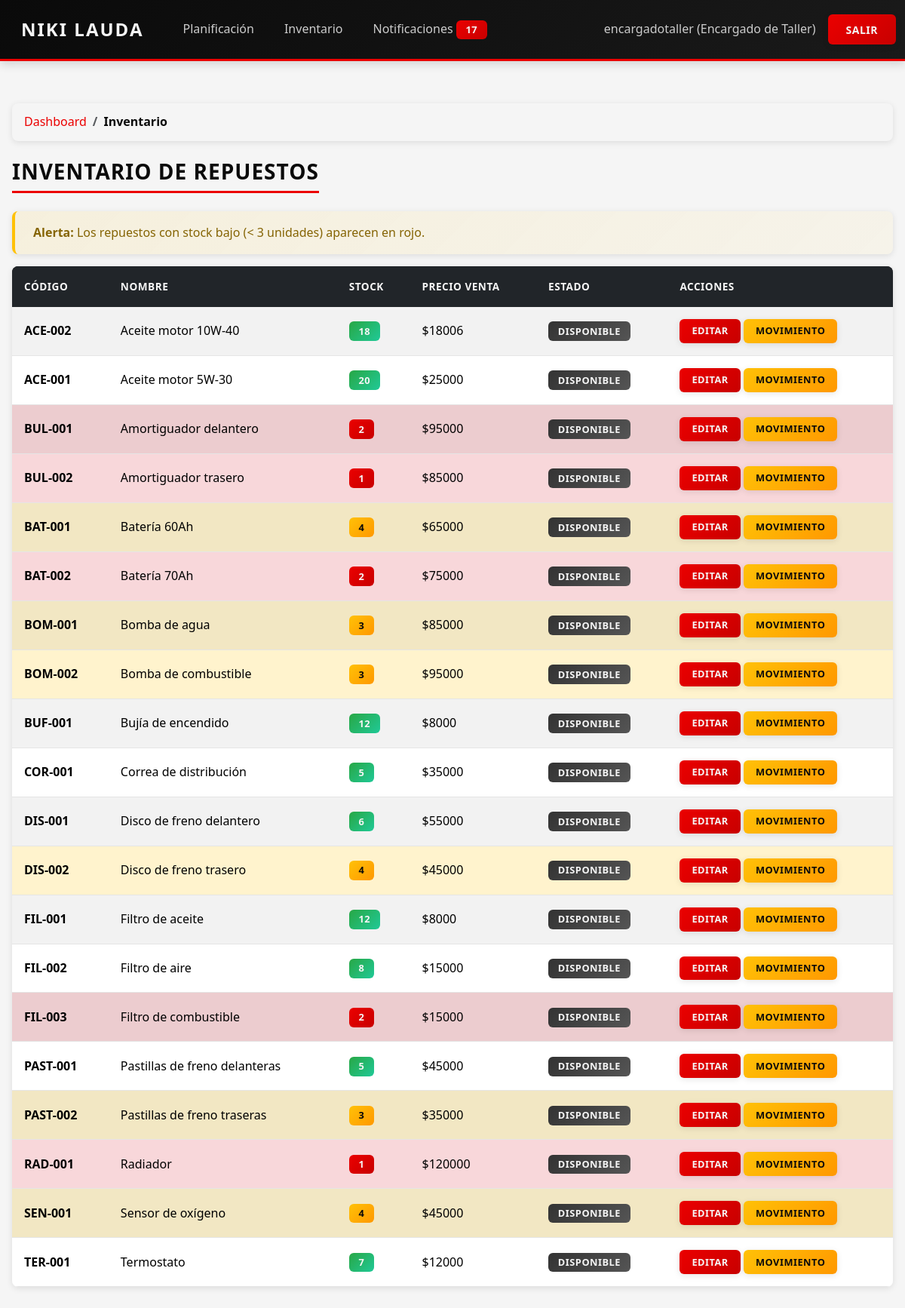
Screenshot of /inventario/ (signed in) with the database file from the repository.
### core/models.py (models this page shows, shortened)
class PerfilUsuario(models.Model):
    usuario = models.OneToOneField(settings.AUTH_USER_MODEL, on_delete=models.CASCADE)
    rol = models.CharField(max_length=30, choices=RolUsuario.choices)

class Repuesto(models.Model):
    ESTADO_CHOICES = [
        ("DISPONIBLE", "Disponible"),
        ("AGOTADO", "Agotado"),
        ("DESCONTINUADO", "Descontinuado"),
    ]
    codigo = models.CharField(max_length=50, unique=True)
    nombre = models.CharField(max_length=150)
    descripcion = models.TextField(blank=True, null=True)
    marca = models.CharField(max_length=100, blank=True, null=True)
    fabricante = models.CharField(max_length=100, blank=True, null=True)
    modelo_compatible = models.CharField(max_length=150, blank=True, null=True)
    compatibilidad = models.CharField(
        max_length=200,
        blank=True,
        null=True,
        help_text="Descripción general de compatibilidad."
    )
    stock = models.PositiveIntegerField(default=0)
    ubicacion_bodega = models.CharField(max_length=100, blank=True, null=True)
    precio_compra = models.PositiveIntegerField()
    precio_venta = models.PositiveIntegerField()
    fecha_ingreso = models.DateField()
    proveedor = models.ForeignKey(Proveedor, on_delete=models.SET_NULL, null=True, blank=True)
    estado = models.CharField(max_length=20, choices=ESTADO_CHOICES, default="DISPONIBLE")

### core/views.py (the view)
# urls.py: path("inventario/", views.inventario, name="inventario"),
@login_required
@requiere_rol("ENCARGADO_BODEGA", "ENCARGADO_TALLER")
def inventario(request):
    inventory_manager = InventoryManager()
    repuestos = Repuesto.objects.all().order_by("nombre")
    repuestos_stock_bajo = inventory_manager.verificar_stock_bajo(umbral=3)
    for repuesto in repuestos_stock_bajo:
        inventory_manager.crear_alerta_stock_bajo(
            repuesto=repuesto,
            emisor=request.user.perfilusuario
        )
    return render(request, "core/inventario/inventario.html", {
        "repuestos": repuestos,
    })

### core/context_processors.py (called while the page is built)
def notificaciones(request):
    context = {
        'notif_no_leidas': 0,
    }
    if request.user.is_authenticated:
        try:
            perfil = request.user.perfilusuario
            context['notif_no_leidas'] = perfil.notificaciones_recibidas.filter(leida=False).count()
        except (PerfilUsuario.DoesNotExist, AttributeError):
            pass
    return context

### core/services/inventory_manager.py (called while the page is built, shortened)
    def verificar_stock_bajo(self, umbral: int = 3) -> List[Repuesto]:
        return list(Repuesto.objects.filter(stock__lt=umbral))

    def crear_alerta_stock_bajo(self, repuesto: Repuesto, emisor: PerfilUsuario) -> Optional[Notificacion]:
        hace_24h = timezone.now() - timedelta(hours=24)
        if Notificacion.objects.filter(
            tipo=TipoNotificacion.MENSAJE_GENERAL,
            orden__isnull=True,
            mensaje__contains=f"Repuesto {repuesto.nombre} bajo en stock",
            creada_en__gte=hace_24h
        ).exists():
            return None

### core/templates/core/inventario/inventario.html
{% extends "core/base.html" %}
{% block content %}
<nav aria-label="breadcrumb" class="mb-3">
    <ol class="breadcrumb">
        <li class="breadcrumb-item"><a href="{% url 'dashboard' %}">Dashboard</a></li>
        <li class="breadcrumb-item active">Inventario</li>
    </ol>
</nav>
<h3>Inventario de Repuestos</h3>
{% if repuestos %}
    <div class="alert alert-warning">
        <strong>Alerta:</strong> Los repuestos con stock bajo (< 3 unidades) aparecen en rojo.
    </div>
    <table class="table table-striped table-hover">
        <thead class="table-dark">
            <tr>
                <th>Código</th>
                <th>Nombre</th>
                <th>Stock</th>
                <th>Precio Venta</th>
                <th>Estado</th>
                <th>Acciones</th>
            </tr>
        </thead>
        <tbody>
            {% for r in repuestos %}
            <tr class="{% if r.stock < 3 %}table-danger{% elif r.stock < 5 %}table-warning{% endif %}">
                <td><strong>{{ r.codigo }}</strong></td>
                <td>{{ r.nombre }}</td>
                <td>
                    <span class="badge {% if r.stock < 3 %}bg-danger{% elif r.stock < 5 %}bg-warning{% else %}bg-success{% endif %}">
                        {{ r.stock }}
                    </span>
                </td>
                <td>${{ r.precio_venta|floatformat:0 }}</td>
                <td>
                    <span class="badge bg-secondary">{{ r.get_estado_display }}</span>
                </td>
                <td>
                    {% if user.is_authenticated and user.perfilusuario %}
                        {% if user.perfilusuario.rol == "ENCARGADO_BODEGA" or user.perfilusuario.rol == "ENCARGADO_TALLER" %}
                        <a href="{% url 'editar_repuesto' r.id %}" class="btn btn-primary btn-sm">
                            Editar
                        </a>
                        <a href="{% url 'movimiento_repuesto' r.id %}" class="btn btn-warning btn-sm">
                            Movimiento
                        </a>
                        {% endif %}
                    {% endif %}
                </td>
            </tr>
            {% endfor %}
        </tbody>
    </table>
{% else %}
    <div class="alert alert-info">
        No hay repuestos registrados en el inventario.
    </div>
{% endif %}
{% endblock %}

### core/templates/core/navbar.html (shortened to what this page needs)
<nav class="navbar navbar-expand-lg navbar-dark bg-dark">
    <div class="container-fluid">
        <a class="navbar-brand" href="{% url 'dashboard' %}">Niki Lauda</a>
        <ul class="navbar-nav me-auto">
            {% if user.is_authenticated and user.perfilusuario %}
                {% if user.perfilusuario.rol == "ENCARGADO_TALLER" %}
                    <li class="nav-item">
                        <a class="nav-link" href="{% url 'planificacion' %}">Planificación</a>
                    </li>
                    <li class="nav-item">
                        <a class="nav-link" href="{% url 'inventario' %}">Inventario</a>
                    </li>
                {% endif %}
                <li class="nav-item">
                    <a class="nav-link" href="{% url 'notificaciones' %}">
                        Notificaciones
                        {% if notif_no_leidas > 0 %}
                            <span class="badge bg-danger">{{ notif_no_leidas }}</span>
                        {% endif %}
                    </a>
                </li>
            {% endif %}
        </ul>
        {% if user.is_authenticated %}
            <span class="navbar-text text-white me-3">
                {{ user.username }}{% if user.perfilusuario %} ({{ user.perfilusuario.get_rol_display }}){% endif %}
            </span>
            <a class="btn btn-danger" href="{% url 'logout' %}">Salir</a>
        {% else %}
            <a class="btn btn-primary" href="{% url 'login' %}">Iniciar Sesión</a>
            <a class="btn btn-outline-light ms-2" href="{% url 'registro' %}">Registrarse</a>
        {% endif %}
    </div>
</nav>

### core/static/core/style.css (style rules this page uses)
:root { --color-negro: #0A0A0A; --color-rojo: #EB0000; --color-blanco: #F5F5F5; --color-gris: #CCCCCC; --color-gris-oscuro: #333333; --color-gris-claro: #E5E5E5; --sombra-suave: 0 2px 8px rgba(0, 0, 0, 0.1); --sombra-media: 0 4px 12px rgba(0, 0, 0, 0.15); --sombra-fuerte: 0 6px 20px rgba(235, 0, 0, 0.2); --transicion: none; }
* { margin: 0; padding: 0; box-sizing: border-box; }
body { font-family: 'Segoe UI', Tahoma, Geneva, Verdana, sans-serif; background-color: var(--color-blanco); color: var(--color-negro); line-height: 1.6; min-height: 100vh; }
.navbar { background: linear-gradient(135deg, var(--color-negro) 0%, #1a1a1a 100%) !important; border-bottom: 3px solid var(--color-rojo); box-shadow: var(--sombra-media); padding: 0.75rem 0; }
.navbar-brand { font-weight: 700; font-size: 1.5rem; color: var(--color-blanco) !important; text-transform: uppercase; letter-spacing: 2px; padding: 0.5rem 1rem; }
.nav-link { color: var(--color-gris) !important; font-weight: 500; padding: 0.5rem 1rem !important; border-radius: 4px; margin: 0 0.25rem; }
.navbar-text { color: var(--color-gris) !important; font-weight: 500; }
.badge { background-color: var(--color-rojo) !important; color: var(--color-blanco) !important; padding: 0.25rem 0.5rem; border-radius: 12px; font-size: 0.75rem; font-weight: 600; }
.btn { border-radius: 6px; font-weight: 600; padding: 0.6rem 1.5rem; border: none; text-transform: uppercase; letter-spacing: 0.5px; font-size: 0.875rem; }
.btn-primary { background: linear-gradient(135deg, var(--color-rojo) 0%, #c80000 100%); color: var(--color-blanco); box-shadow: var(--sombra-suave); }
.btn-danger { background: linear-gradient(135deg, var(--color-rojo) 0%, #c80000 100%); color: var(--color-blanco); box-shadow: var(--sombra-suave); }
.btn-warning { background: linear-gradient(135deg, #ffc107 0%, #ff9800 100%); color: var(--color-negro); box-shadow: var(--sombra-suave); }
.btn-sm { padding: 0.4rem 1rem; font-size: 0.8rem; }
.bg-dark h3, .bg-dark h5, .bg-dark h1, .bg-dark h2, .bg-dark h4, .bg-dark h6, .bg-dark .h3, .bg-dark .h5, .table-dark h3, .table-dark h5, .table-dark th { color: var(--color-blanco) !important; }
.table { background: var(--color-blanco); border-radius: 8px; overflow: hidden; box-shadow: var(--sombra-suave); }
.table thead { background: linear-gradient(135deg, var(--color-negro) 0%, #1a1a1a 100%); color: var(--color-blanco); }
.table thead th { border: none; padding: 1rem; font-weight: 600; text-transform: uppercase; letter-spacing: 0.5px; font-size: 0.85rem; }
.table tbody tr { border-bottom: 1px solid var(--color-gris-claro); }
.table tbody td { padding: 1rem; vertical-align: middle; }
.table-danger { background-color: rgba(235, 0, 0, 0.1) !important; }
.table-warning { background-color: rgba(255, 193, 7, 0.1) !important; }
.breadcrumb { background: var(--color-blanco); border-radius: 8px; padding: 0.75rem 1rem; box-shadow: var(--sombra-suave); margin-bottom: 1.5rem; }
.breadcrumb-item a { color: var(--color-rojo); text-decoration: none; font-weight: 500; }
.breadcrumb-item.active { color: var(--color-negro); font-weight: 600; }
.alert { border-radius: 8px; border: none; padding: 1rem 1.5rem; box-shadow: var(--sombra-suave); font-weight: 500; }
.alert-warning { background: linear-gradient(135deg, rgba(255, 193, 7, 0.1) 0%, rgba(255, 193, 7, 0.05) 100%); color: #856404; border-left: 4px solid #ffc107; }
h3 { color: var(--color-negro); font-weight: 700; margin-bottom: 1.5rem; text-transform: uppercase; letter-spacing: 1px; border-bottom: 3px solid var(--color-rojo); padding-bottom: 0.5rem; display: inline-block; }
.badge { padding: 0.4rem 0.8rem; border-radius: 6px; font-weight: 600; font-size: 0.8rem; text-transform: uppercase; letter-spacing: 0.5px; }
.bg-success { background: linear-gradient(135deg, #28a745 0%, #20c997 100%) !important; }
.bg-warning { background: linear-gradient(135deg, #ffc107 0%, #ff9800 100%) !important; color: var(--color-negro) !important; }
.bg-danger { background: linear-gradient(135deg, var(--color-rojo) 0%, #c80000 100%) !important; }
.bg-secondary { background: linear-gradient(135deg, var(--color-gris-oscuro) 0%, #555555 100%) !important; }
.mb-3 { margin-bottom: 1rem !important; }
.me-3 { margin-right: 1rem !important; }
a { color: var(--color-rojo); text-decoration: none; }

### rows the page displays
Repuesto: codigo "ACE-002", nombre "Aceite motor 10W-40", stock "18", precio_venta "18006", estado "DISPONIBLE"
Repuesto: codigo "ACE-001", nombre "Aceite motor 5W-30", stock "20", precio_venta "25000", estado "DISPONIBLE"
Repuesto: codigo "BUL-001", nombre "Amortiguador delantero", stock "2", precio_venta "95000", estado "DISPONIBLE"
Repuesto: codigo "BUL-002", nombre "Amortiguador trasero", stock "1", precio_venta "85000", estado "DISPONIBLE"
Repuesto: codigo "BAT-001", nombre "Batería 60Ah", stock "4", precio_venta "65000", estado "DISPONIBLE"
Repuesto: codigo "BAT-002", nombre "Batería 70Ah", stock "2", precio_venta "75000", estado "DISPONIBLE"
Repuesto: codigo "BOM-001", nombre "Bomba de agua", stock "3", precio_venta "85000", estado "DISPONIBLE"
Repuesto: codigo "BOM-002", nombre "Bomba de combustible", stock "3", precio_venta "95000", estado "DISPONIBLE"
Repuesto: codigo "BUF-001", nombre "Bujía de encendido", stock "12", precio_venta "8000", estado "DISPONIBLE"
Repuesto: codigo "COR-001", nombre "Correa de distribución", stock "5", precio_venta "35000", estado "DISPONIBLE"
Repuesto: codigo "DIS-001", nombre "Disco de freno delantero", stock "6", precio_venta "55000", estado "DISPONIBLE"
Repuesto: codigo "DIS-002", nombre "Disco de freno trasero", stock "4", precio_venta "45000", estado "DISPONIBLE"
Repuesto: codigo "FIL-001", nombre "Filtro de aceite", stock "12", precio_venta "8000", estado "DISPONIBLE"
Repuesto: codigo "FIL-002", nombre "Filtro de aire", stock "8", precio_venta "15000", estado "DISPONIBLE"
Repuesto: codigo "FIL-003", nombre "Filtro de combustible", stock "2", precio_venta "15000", estado "DISPONIBLE"
Repuesto: codigo "PAST-001", nombre "Pastillas de freno delanteras", stock "5", precio_venta "45000", estado "DISPONIBLE"
Repuesto: codigo "PAST-002", nombre "Pastillas de freno traseras", stock "3", precio_venta "35000", estado "DISPONIBLE"
Repuesto: codigo "RAD-001", nombre "Radiador", stock "1", precio_venta "120000", estado "DISPONIBLE"
Repuesto: codigo "SEN-001", nombre "Sensor de oxígeno", stock "4", precio_venta "45000", estado "DISPONIBLE"
Repuesto: codigo "TER-001", nombre "Termostato", stock "7", precio_venta "12000", estado "DISPONIBLE"

### other values shown
{{ notif_no_leidas }} "17"
{{ user.username }} "encargadotaller"
{{ user.perfilusuario.get_rol_display }} "Encargado de Taller"
